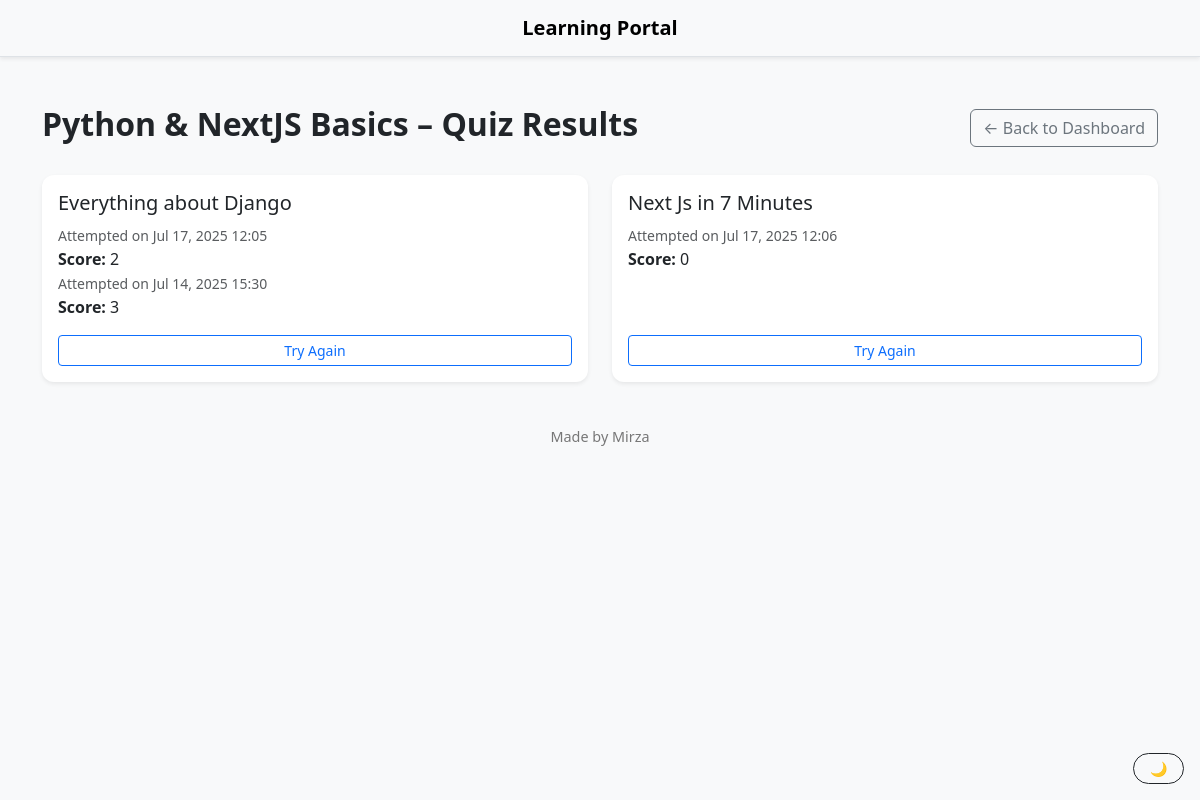
/quiz-results/1/ (signed in), run on the app's committed database.
### main/models.py (models this page shows, shortened)
class Product(models.Model):
    title = models.CharField(max_length=100)
    description = models.TextField()

class Video(models.Model):
    product = models.ForeignKey(Product, on_delete=models.CASCADE, related_name='videos')
    title = models.CharField(max_length=100)
    youtube_url = models.URLField()
    order = models.PositiveIntegerField(default=0)

class QuizSubmission(models.Model):
    user = models.ForeignKey(User, on_delete=models.CASCADE)
    video = models.ForeignKey('Video', on_delete=models.CASCADE)
    score = models.IntegerField()
    submitted_at = models.DateTimeField(auto_now_add=True)

### main/views.py (the view)
# urls.py: path('quiz-results/<int:product_id>/', views.quiz_results_view, name='quiz_results'),
@login_required
def quiz_results_view(request, product_id):
    product = get_object_or_404(Product, id=product_id)
    videos = product.videos.all()
    video_results = {}
    for video in videos:
        submissions = QuizSubmission.objects.filter(user=request.user, video=video).order_by('-submitted_at')
        video_results[video] = submissions  # <-- Store all submissions per video
    return render(request, 'quiz_results.html', {
        'product': product,
        'results': video_results
    })

### main/templates/quiz_results.html (shortened to what this page needs)
{% extends "base.html" %}
{% block content %}
<div class="d-flex justify-content-between align-items-center mb-4">
    <h2 class="fw-bold">{{ product.title }} – Quiz Results</h2>
    <a href="{% url 'dashboard' %}" class="btn btn-outline-secondary">← Back to Dashboard</a>
</div>
{% if results %}
<div class="row">
    {% for video, submissions in results.items %}
    <div class="col-md-6 mb-4">
        <div class="card shadow-sm border-0 h-100">
            <div class="card-body d-flex flex-column">
                <h5 class="card-title">{{ video.title }}</h5>
                {% if submissions %}
                <ul class="list-unstyled mb-3">
                    {% for s in submissions %}
                    <li>
                        <small class="text-muted">Attempted on {{ s.submitted_at|date:"M d, Y H:i" }}</small><br>
                        <strong>Score:</strong> {{ s.score }}
                    </li>
                    {% endfor %}
                </ul>
                <a href="{% url 'quiz' video.id %}" class="btn btn-outline-primary mt-auto btn-sm">Try Again</a>
                {% else %}
                <p class="text-warning">No attempts yet.</p>
                <a href="{% url 'quiz' video.id %}" class="btn btn-primary mt-auto btn-sm">Take Quiz</a>
                {% endif %}
            </div>
        </div>
    </div>
    {% endfor %}
</div>
{% else %}
<div class="alert alert-info">No videos or quiz submissions found for this product.</div>
{% endif %}
{% endblock %}

### main/templates/base.html (style rules this page uses)
html, body { height: 100%; }
body { display: flex; flex-direction: column; }
.card { box-shadow: 0 0.5rem 1rem rgba(0, 0, 0, 0.05); border: 1px solid rgba(0, 0, 0, 0.1); border-radius: 0.75rem; }

### data on the page
Product: title "Python & NextJS Basics"
Video: title "Everything about Django"
QuizSubmission: submitted_at "Jul 17, 2025 12:05", score "2"
QuizSubmission: submitted_at "Jul 14, 2025 15:30", score "3"
Video: title "Next Js in 7 Minutes"
QuizSubmission: submitted_at "Jul 17, 2025 12:06", score "0"
